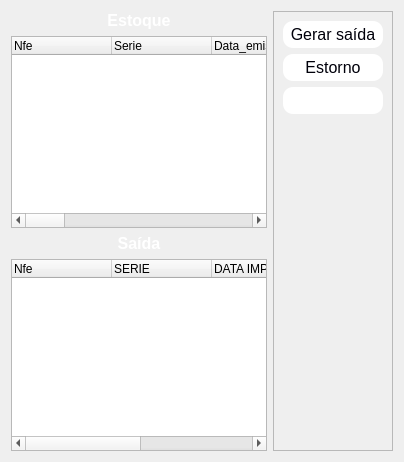
          <widget class="QWidget" name="tables">
           <attribute name="title">
            <string>Base</string>
           </attribute>
           <layout class="QVBoxLayout" name="verticalLayout_7">
            <item>
             <layout class="QHBoxLayout" name="horizontalLayout_3">
              <item>
               <layout class="QVBoxLayout" name="verticalLayout_6">
                <item>
                 <layout class="QVBoxLayout" name="verticalLayout_5">
                  <item>
                   <widget class="QLabel" name="label_3">
                    <property name="text">
                     <string>&lt;html&gt;&lt;head/&gt;&lt;body&gt;&lt;p align=&quot;center&quot;&gt;&lt;span style=&quot; font-size:12pt; font-weight:600; color:#ffffff;&quot;&gt;Estoque&lt;/span&gt;&lt;/p&gt;&lt;/body&gt;&lt;/html&gt;</string>
                    </property>
                   </widget>
                  </item>
                  <item>
                   <widget class="QTreeWidget" name="tw_estoque">
                    <property name="styleSheet">
                     <string notr="true"/>
                    </property>
                    <property name="alternatingRowColors">
                     <bool>false</bool>
                    </property>
                    <column>
                     <property name="text">
                      <string>Nfe</string>
                     </property>
                    </column>
                    <column>
                     <property name="text">
                      <string>Serie</string>
                     </property>
                    </column>
                    <column>
                     <property name="text">
                      <string>Data_emissao</string>
                     </property>
                    </column>
                    <column>
                     <property name="text">
                      <string>Chave</string>
                     </property>
                    </column>
                    <column>
                     <property name="text">
                      <string>Cnpj_emitente</string>
                     </property>
                    </column>
                    <column>
                     <property name="text">
                      <string>Emitente</string>
                     </property>
                    </column>
                    <column>
                     <property name="text">
                      <string>Total Nfe</string>
                     </property>
                    </column>
                    <column>
                     <property name="text">
                      <string>Item</string>
                     </property>
                    </column>
                    <column>
                     <property name="text">
                      <string>Cod Item</string>
                     </property>
                    </column>
                    <column>
                     <property name="text">
                      <string>Quantidade</string>
                     </property>
                    </column>
                    <column>
                     <property name="text">
                      <string>Descrição</string>
                     </property>
                    </column>
                    <column>
                     <property name="text">
                      <string>Unidade medida</string>
                     </property>
                    </column>
                    <column>
                     <property name="text">
                      <string>Valor Produto</string>
                     </property>
                    </column>
                    <column>
                     <property name="text">
                      <string>Data Importação</string>
                     </property>
                    </column>
                    <column>
                     <property name="text">
                      <string>Usuário</string>
                     </property>
                    </column>
                   </widget>
                  </item>
                 </layout>
                </item>
                <item>
                 <layout class="QVBoxLayout" name="verticalLayout_4">
                  <item>
                   <widget class="QLabel" name="label_2">
                    <property name="text">
                     <string>&lt;html&gt;&lt;head/&gt;&lt;body&gt;&lt;p align=&quot;center&quot;&gt;&lt;span style=&quot; font-size:12pt; font-weight:600; color:#ffffff;&quot;&gt;Saída&lt;/span&gt;&lt;/p&gt;&lt;/body&gt;&lt;/html&gt;</string>
                    </property>
                   </widget>
                  </item>
                  <item>
                   <widget class="QTreeWidget" name="tw_saida">
                    <property name="styleSheet">
                     <string notr="true"/>
                    </property>
                    <column>
                     <property name="text">
                      <string>Nfe</string>
                     </property>
                    </column>
                    <column>
                     <property name="text">
                      <string>SERIE</string>
                     </property>
                    </column>
                    <column>
                     <property name="text">
                      <string>DATA IMPORTAÇÃO</string>
                     </property>
                    </column>
                    <column>
                     <property name="text">
                      <string>DATA SAÍDA</string>
                     </property>
                    </column>
                    <column>
                     <property name="text">
                      <string>USUÁRIO</string>
                     </property>
                    </column>
                   </widget>
                  </item>
                 </layout>
                </item>
               </layout>
              </item>
              <item>
               <widget class="QFrame" name="frame_2">
                <property name="sizePolicy">
                 <sizepolicy hsizetype="Fixed" vsizetype="Preferred">
                  <horstretch>0</horstretch>
                  <verstretch>0</verstretch>
                 </sizepolicy>
                </property>
                <property name="frameShape">
                 <enum>QFrame::StyledPanel</enum>
                </property>
                <property name="frameShadow">
                 <enum>QFrame::Raised</enum>
                </property>
                <layout class="QVBoxLayout" name="verticalLayout_3">
                 <item>
                  <widget class="QPushButton" name="btn_gerar">
                   <property name="minimumSize">
                    <size>
                     <width>100</width>
                     <height>27</height>
                    </size>
                   </property>
                   <property name="cursor">
                    <cursorShape>PointingHandCursor</cursorShape>
                   </property>
                   <property name="styleSheet">
                    <string notr="true">QPushButton{
	color: rgb(0,0,10);
    border-radius: 10px; 
	font-size: 16px; 
	background-color: #fff;
;}

QPushButton:hover{
	
	background-color: rgb(170, 255, 255);
	 color:black
}
</string>
                   </property>
                   <property name="text">
                    <string>Gerar saída</string>
                   </property>
                  </widget>
                 </item>
                 <item>
                  <widget class="QPushButton" name="btn_estorno">
                   <property name="minimumSize">
                    <size>
                     <width>100</width>
                     <height>27</height>
                    </size>
                   </property>
                   <property name="cursor">
                    <cursorShape>PointingHandCursor</cursorShape>
                   </property>
                   <property name="styleSheet">
                    <string notr="true">QPushButton{
	color: rgb(0,0,10);
    border-radius: 10px; 
	font-size: 16px; 
	background-color: #fff;
;}

QPushButton:hover{
	
	background-color: rgb(170, 255, 255);
	 color:black
}

</string>
                   </property>
                   <property name="text">
                    <string>Estorno</string>
                   </property>
                  </widget>
                 </item>
                 <item>
                  <widget class="QPushButton" name="btn_">
                   <property name="minimumSize">
                    <size>
                     <width>100</width>
                     <height>27</height>
                    </size>
                   </property>
                   <property name="cursor">
                    <cursorShape>PointingHandCursor</cursorShape>
                   </property>
                   <property name="styleSheet">
                    <string notr="true">QPushButton{
	color: rgb(0,0,10);
    border-radius: 10px;
	 font-size: 16px; 
	background-color: #fff;
;}

QPushButton:hover{
	background-color: #fff;
	 color:black
}</string>
                   </property>
                   <property name="text">
                    <string/>
                   </property>
                  </widget>
                 </item>
                 <item>
                  <spacer name="verticalSpacer">
                   <property name="orientation">
                    <enum>Qt::Vertical</enum>
                   </property>
                   <property name="sizeHint" stdset="0">
                    <size>
                     <width>20</width>
                     <height>40</height>
                    </size>
                   </property>
                  </spacer>
                 </item>
                </layout>
               </widget>
              </item>
             </layout>
            </item>
           </layout>
          </widget>
